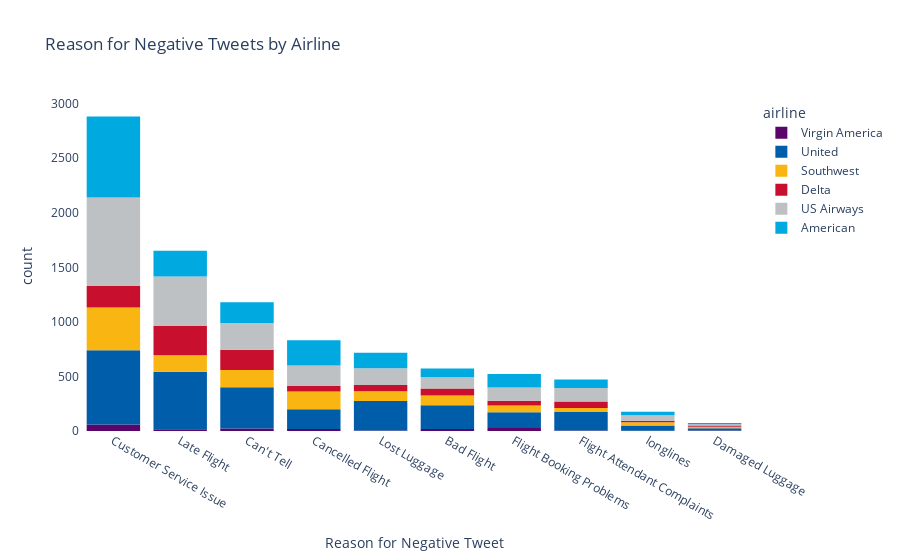

The notebook cell this image was saved under:
### Code cell
# Looking at Reason per airline for all negative reviews
# Your existing code to create the histogram
fig = px.histogram(
    data_frame=tweets,
    x="negativereason",
    color="airline",
    title="Reason for Negative Tweets by Airline",
    labels={"negativereason": "Reason for Negative Tweet"},
    color_discrete_map=color_discrete_map
).update_xaxes(categoryorder="total descending")

# Set the background to transparent
fig.update_layout(
    plot_bgcolor='rgba(0,0,0,0)',  # Transparent plot background
    paper_bgcolor='rgba(0,0,0,0)'   # Transparent paper background
)

# Show the figure
fig.show()

### Figure 1 — Plotly figure (JSON) as saved in the notebook; plotly's stock layout.template omitted (floating-point values rounded to 4 significant figures; data arrays with more than 128 entries replaced by an {"elided": "..."} marker saying what was removed)
{"data": [{"alignmentgroup": "True", "bingroup": "x", "hovertemplate": "airline=Virgin America<br>Reason for Negative Tweet=%{x}<br>count=%{y}<extra></extra>", "legendgroup": "Virgin America", "marker": {"color": "#5b056a", "pattern": {"shape": ""}}, "name": "Virgin America", "offsetgroup": "Virgin America", "orientation": "v", "showlegend": true, "type": "histogram", "x": {"elided": "498 str values"}, "xaxis": "x", "yaxis": "y"}, {"alignmentgroup": "True", "bingroup": "x", "hovertemplate": "airline=United<br>Reason for Negative Tweet=%{x}<br>count=%{y}<extra></extra>", "legendgroup": "United", "marker": {"color": "#005DAA", "pattern": {"shape": ""}}, "name": "United", "offsetgroup": "United", "orientation": "v", "showlegend": true, "type": "histogram", "x": {"elided": "3804 str values"}, "xaxis": "x", "yaxis": "y"}, {"alignmentgroup": "True", "bingroup": "x", "hovertemplate": "airline=Southwest<br>Reason for Negative Tweet=%{x}<br>count=%{y}<extra></extra>", "legendgroup": "Southwest", "marker": {"color": "#F9B612", "pattern": {"shape": ""}}, "name": "Southwest", "offsetgroup": "Southwest", "orientation": "v", "showlegend": true, "type": "histogram", "x": {"elided": "2407 str values"}, "xaxis": "x", "yaxis": "y"}, {"alignmentgroup": "True", "bingroup": "x", "hovertemplate": "airline=Delta<br>Reason for Negative Tweet=%{x}<br>count=%{y}<extra></extra>", "legendgroup": "Delta", "marker": {"color": "#c8102e", "pattern": {"shape": ""}}, "name": "Delta", "offsetgroup": "Delta", "orientation": "v", "showlegend": true, "type": "histogram", "x": {"elided": "2188 str values"}, "xaxis": "x", "yaxis": "y"}, {"alignmentgroup": "True", "bingroup": "x", "hovertemplate": "airline=US Airways<br>Reason for Negative Tweet=%{x}<br>count=%{y}<extra></extra>", "legendgroup": "US Airways", "marker": {"color": "#bdc1c4", "pattern": {"shape": ""}}, "name": "US Airways", "offsetgroup": "US Airways", "orientation": "v", "showlegend": true, "type": "histogram", "x": {"elided": "2906 str values"}, "xaxis": "x", "yaxis": "y"}, {"alignmentgroup": "True", "bingroup": "x", "hovertemplate": "airline=American<br>Reason for Negative Tweet=%{x}<br>count=%{y}<extra></extra>", "legendgroup": "American", "marker": {"color": "#00a9e0", "pattern": {"shape": ""}}, "name": "American", "offsetgroup": "American", "orientation": "v", "showlegend": true, "type": "histogram", "x": {"elided": "2594 str values"}, "xaxis": "x", "yaxis": "y"}], "layout": {"barmode": "relative", "legend": {"title": {"text": "airline"}, "tracegroupgap": 0}, "paper_bgcolor": "rgba(0,0,0,0)", "plot_bgcolor": "rgba(0,0,0,0)", "title": {"text": "Reason for Negative Tweets by Airline"}, "xaxis": {"anchor": "y", "categoryorder": "total descending", "domain": [0, 1], "title": {"text": "Reason for Negative Tweet"}}, "yaxis": {"anchor": "x", "domain": [0, 1], "title": {"text": "count"}}}}
